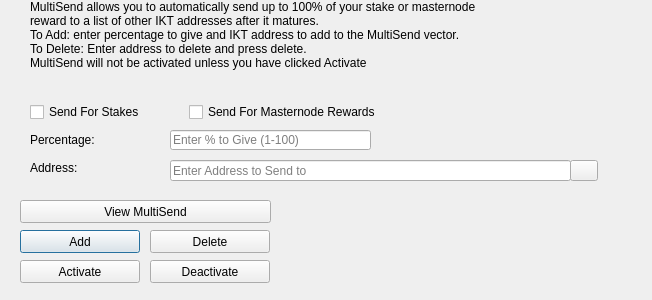
<?xml version="1.0" encoding="UTF-8"?>
<ui version="4.0">
 <class>MultiSendDialog</class>
 <widget class="QDialog" name="MultiSendDialog">
  <property name="windowModality">
   <enum>Qt::NonModal</enum>
  </property>
  <property name="geometry">
   <rect>
    <x>0</x>
    <y>0</y>
    <width>652</width>
    <height>300</height>
   </rect>
  </property>
  <property name="windowTitle">
   <string>MultiSend</string>
  </property>
  <widget class="QLineEdit" name="multiSendPercentEdit">
   <property name="geometry">
    <rect>
     <x>170</x>
     <y>130</y>
     <width>201</width>
     <height>20</height>
    </rect>
   </property>
   <property name="toolTip">
    <string>Enter whole numbers 1 - 100</string>
   </property>
   <property name="placeholderText">
    <string>Enter % to Give (1-100)</string>
   </property>
  </widget>
  <widget class="QLineEdit" name="multiSendAddressEdit">
   <property name="geometry">
    <rect>
     <x>170</x>
     <y>160</y>
     <width>401</width>
     <height>21</height>
    </rect>
   </property>
   <property name="toolTip">
    <string/>
   </property>
   <property name="placeholderText">
    <string>Enter Address to Send to</string>
   </property>
  </widget>
  <widget class="QLabel" name="label_2">
   <property name="geometry">
    <rect>
     <x>30</x>
     <y>0</y>
     <width>451</width>
     <height>121</height>
    </rect>
   </property>
   <property name="lineWidth">
    <number>1</number>
   </property>
   <property name="text">
    <string>MultiSend allows you to automatically send up to 100% of your stake or masternode reward to a list of other IKT addresses after it matures.
To Add: enter percentage to give and IKT address to add to the MultiSend vector.
To Delete: Enter address to delete and press delete.
MultiSend will not be activated unless you have clicked Activate</string>
   </property>
   <property name="alignment">
    <set>Qt::AlignLeading|Qt::AlignLeft|Qt::AlignTop</set>
   </property>
   <property name="wordWrap">
    <bool>true</bool>
   </property>
  </widget>
  <widget class="QLabel" name="message">
   <property name="geometry">
    <rect>
     <x>290</x>
     <y>200</y>
     <width>351</width>
     <height>91</height>
    </rect>
   </property>
   <property name="text">
    <string/>
   </property>
  </widget>
  <widget class="QPushButton" name="addButton">
   <property name="geometry">
    <rect>
     <x>20</x>
     <y>230</y>
     <width>120</width>
     <height>23</height>
    </rect>
   </property>
   <property name="toolTip">
    <string/>
   </property>
   <property name="statusTip">
    <string>Add to MultiSend Vector</string>
   </property>
   <property name="text">
    <string>Add</string>
   </property>
  </widget>
  <widget class="QPushButton" name="disableButton">
   <property name="geometry">
    <rect>
     <x>150</x>
     <y>260</y>
     <width>120</width>
     <height>23</height>
    </rect>
   </property>
   <property name="statusTip">
    <string>Deactivate MultiSend</string>
   </property>
   <property name="text">
    <string>Deactivate</string>
   </property>
  </widget>
  <widget class="QPushButton" name="addressBookButton">
   <property name="geometry">
    <rect>
     <x>570</x>
     <y>160</y>
     <width>28</width>
     <height>21</height>
    </rect>
   </property>
   <property name="toolTip">
    <string>Choose an address from the address book</string>
   </property>
   <property name="text">
    <string/>
   </property>
   <property name="icon">
    <iconset resource="../innoket.qrc">
     <normaloff>:/icons/address-book</normaloff>:/icons/address-book</iconset>
   </property>
   <property name="shortcut">
    <string>Alt+A</string>
   </property>
   <property name="autoDefault">
    <bool>false</bool>
   </property>
  </widget>
  <widget class="QLabel" name="label">
   <property name="geometry">
    <rect>
     <x>30</x>
     <y>130</y>
     <width>121</width>
     <height>20</height>
    </rect>
   </property>
   <property name="toolTip">
    <string>Percentage of stake to send</string>
   </property>
   <property name="text">
    <string>Percentage:</string>
   </property>
  </widget>
  <widget class="QLabel" name="label_5">
   <property name="geometry">
    <rect>
     <x>30</x>
     <y>160</y>
     <width>111</width>
     <height>16</height>
    </rect>
   </property>
   <property name="toolTip">
    <string>Address to send portion of stake to</string>
   </property>
   <property name="text">
    <string>Address:</string>
   </property>
  </widget>
  <widget class="QPushButton" name="deleteButton">
   <property name="geometry">
    <rect>
     <x>150</x>
     <y>230</y>
     <width>120</width>
     <height>23</height>
    </rect>
   </property>
   <property name="toolTip">
    <string/>
   </property>
   <property name="statusTip">
    <string>Delete Address From MultiSend Vector</string>
   </property>
   <property name="text">
    <string>Delete</string>
   </property>
  </widget>
  <widget class="QPushButton" name="activateButton">
   <property name="geometry">
    <rect>
     <x>20</x>
     <y>260</y>
     <width>120</width>
     <height>23</height>
    </rect>
   </property>
   <property name="statusTip">
    <string>Activate MultiSend</string>
   </property>
   <property name="text">
    <string>Activate</string>
   </property>
  </widget>
  <widget class="QPushButton" name="viewButton">
   <property name="geometry">
    <rect>
     <x>20</x>
     <y>200</y>
     <width>251</width>
     <height>23</height>
    </rect>
   </property>
   <property name="toolTip">
    <string/>
   </property>
   <property name="statusTip">
    <string>View MultiSend Vector</string>
   </property>
   <property name="text">
    <string>View MultiSend</string>
   </property>
  </widget>
  <widget class="QWidget" name="horizontalLayoutWidget">
   <property name="geometry">
    <rect>
     <x>30</x>
     <y>100</y>
     <width>351</width>
     <height>24</height>
    </rect>
   </property>
   <layout class="QHBoxLayout" name="horizontalLayout">
    <item>
     <widget class="QCheckBox" name="multiSendStakeCheckBox">
      <property name="text">
       <string>Send For Stakes</string>
      </property>
     </widget>
    </item>
    <item>
     <widget class="QCheckBox" name="multiSendMasternodeCheckBox">
      <property name="text">
       <string>Send For Masternode Rewards</string>
      </property>
     </widget>
    </item>
   </layout>
  </widget>
 </widget>
 <resources>
  <include location="../innoket.qrc"/>
 </resources>
 <connections/>
</ui>
